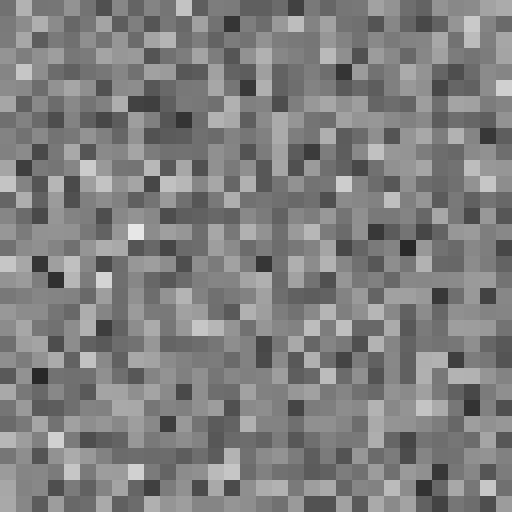
#> input picture datasets/experiment_2013_02_27/generate_frames/spatial_white/frame1.png, 512 x 512 px, found by its file name
$ jupyter execute --allow-errors classify.ipynb   (shell and % lines are left out)   (Python 2 division)   (older library calls are emulated)
#> lines starting #> are read from the running program, lines starting #| are printed output that depends on the picture
# Classify stimulus movie clips using python convnets

[cell 1]
# A bit of setup

import numpy as np
import matplotlib.pyplot as plt
from time import time
import re
from os import listdir
from os.path import isfile, join
from scipy import misc
from scipy.stats import pearsonr
import scipy.io
from lnl_model_functions import *

from matplotlib.pyplot import *
import mpld3

plt.rcParams['figure.figsize'] = (10.0, 8.0) # set default size of plots
plt.rcParams['image.interpolation'] = 'nearest'
plt.rcParams['image.cmap'] = 'gray'

# for auto-reloading extenrnal modules
# see http://stackoverflow.com/questions/1907993/autoreload-of-modules-in-ipython

# Load labels

[cell 2]
labels_dir = '/Users/lmcintosh/Git/deepRGC/datasets/experiment_2013_02_27/labels'
filename   = 'all.txt'

#> (the rest of this cell did not finish here and is left out)

[cell 3]
# labels are numCell tuples
s_prev = 0.0
eachCell = []
cells = []
#> (the rest of this cell did not finish here and is left out)

#> (a cell that did not finish here is left out)

#> (a cell that did not finish here is left out)

[cell 6]
precision = 0.02 #0.010 # 10 ms
#> (the rest of this cell did not finish here and is left out)

#> (a cell that did not finish here is left out)

# Load stimulus

[cell 8]
stimulus_dir = '/Users/lmcintosh/Git/deepRGC/datasets/experiment_2013_02_27/generate_frames/spatial_white'
filename_prefix = 'frame'
filename_suffix = '.png'

[cell 9]
allfiles = [f for f in listdir(stimulus_dir) if isfile(join(stimulus_dir,f)) and '.png' in f]
print 'There are %d files.' %(len(allfiles))

[cell 10]
test = misc.imread(stimulus_dir + '/' + filename_prefix + str(1) + filename_suffix, flatten=True)
#> test: shape (512, 512) float32; min 40, max 231, mean 127.6

[cell 11]
imshow(test)

[cell 12]
imshow(test[::8,::8])
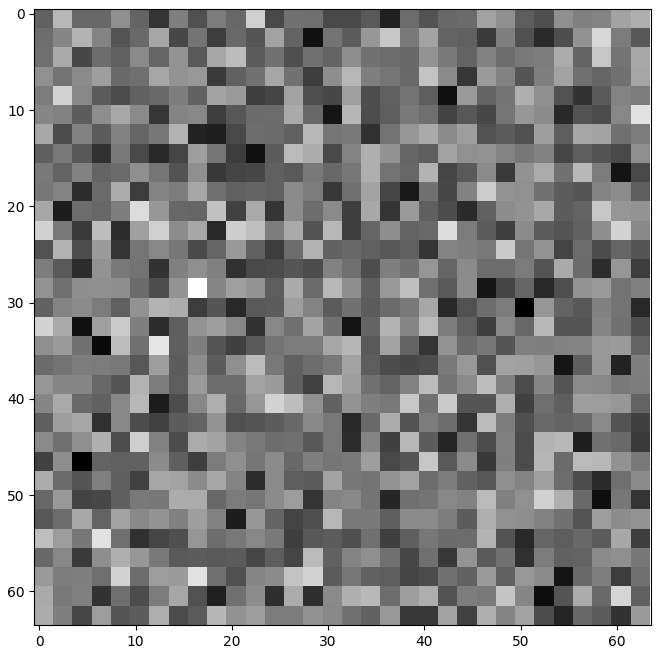
#> figure drawn by matplotlib, 1 panel

[cell 13]
test[::8,::8].shape
#> Out = (64, 64)

[cell 14]
maxNumExamples = 4500
subsampleFactor = 8

framesPerExample = 20
numExamples = min(len(allfiles) - framesPerExample + 3, maxNumExamples)
test = misc.imread(stimulus_dir + '/' + filename_prefix + str(1) + filename_suffix, flatten=True)
test = test[::subsampleFactor,::subsampleFactor]
#> test: shape (64, 64) float32
#> (the rest of this cell did not finish here and is left out)

#> (a cell that did not finish here is left out)

# Get timing information

[cell 16]
timing_dir = '/Users/lmcintosh/Git/deepRGC/datasets/experiment_2013_02_27/labels'
#> (the rest of this cell did not finish here and is left out)

#> (a cell that did not finish here is left out)

#> (a cell that did not finish here is left out)

[cell 19]
def raster(event_times_list, color='k'):
    """
    Creates a raster plot

    Parameters
    ----------
    event_times_list : iterable
                       a list of event time iterables
    color : string
            color of vlines

    Returns
    -------
    ax : an axis containing the raster plot
    """
#> called with color = 'k'
    ax = gca()
    for ith, trial in enumerate(event_times_list):
        vlines(trial, ith + .5, ith + 1.5, color=color,linewidth=1.3)
    ylim(.5, len(event_times_list) + .5)

    return ax


$ run again, with datasets/experiment_2013_02_27/generate_frames/spatial_white/frame10.png copied over datasets/experiment_2013_02_27/generate_frames/spatial_white/frame1.png
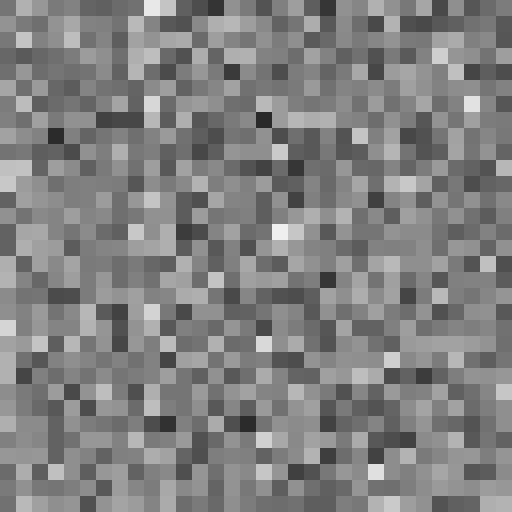
#> input picture datasets/experiment_2013_02_27/generate_frames/spatial_white/frame10.png, 512 x 512 px, found by its file name
#> `[cell 12] imshow(test[::8,::8])`:
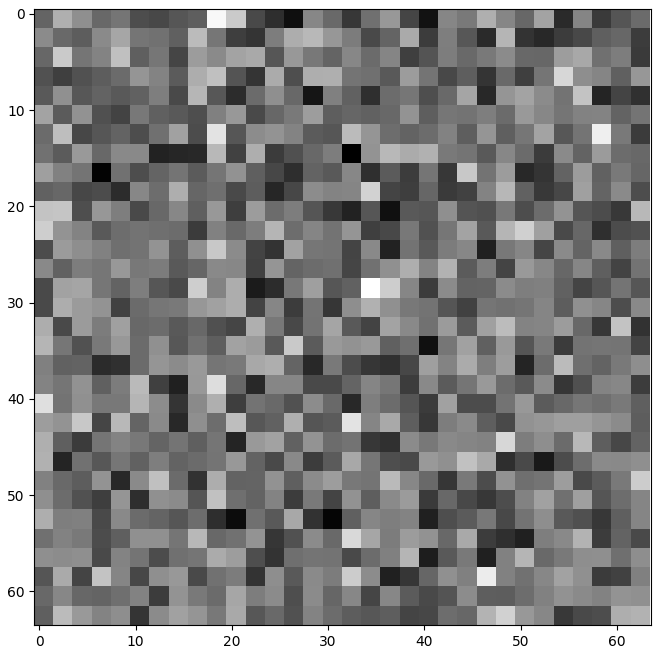
#> figure drawn by matplotlib, 1 panel

$ run again, with datasets/experiment_2013_02_27/generate_frames/spatial_white/frame12.png copied over datasets/experiment_2013_02_27/generate_frames/spatial_white/frame1.png
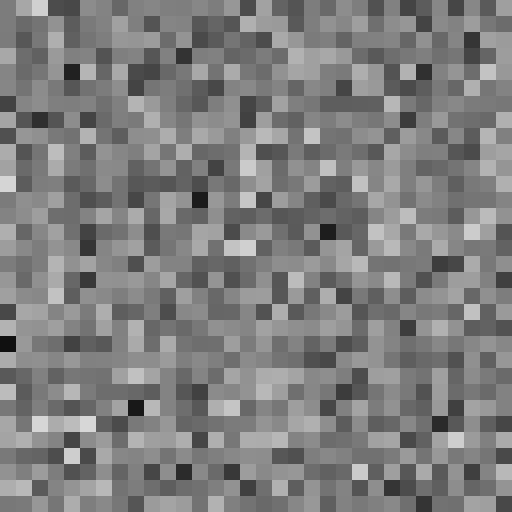
#> input picture datasets/experiment_2013_02_27/generate_frames/spatial_white/frame12.png, 512 x 512 px, found by its file name
#> `[cell 12] imshow(test[::8,::8])`:
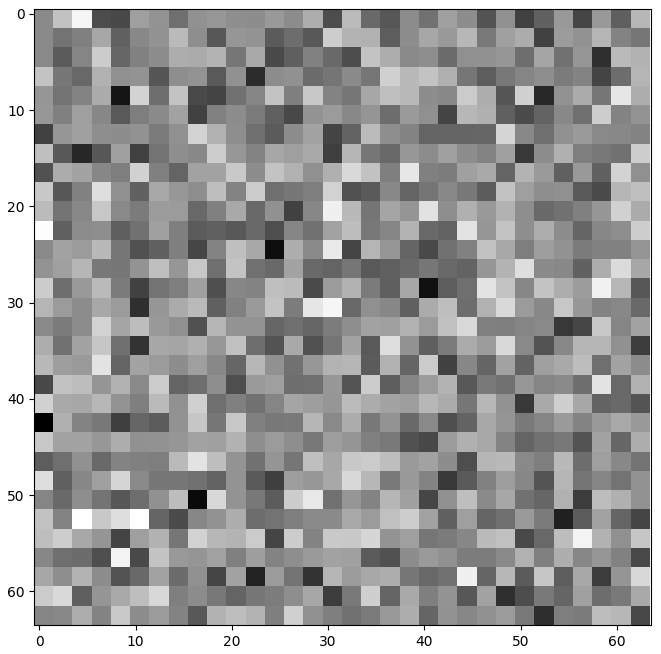
#> figure drawn by matplotlib, 1 panel

$ run again, with datasets/experiment_2013_02_27/generate_frames/spatial_white/frame13.png copied over datasets/experiment_2013_02_27/generate_frames/spatial_white/frame1.png
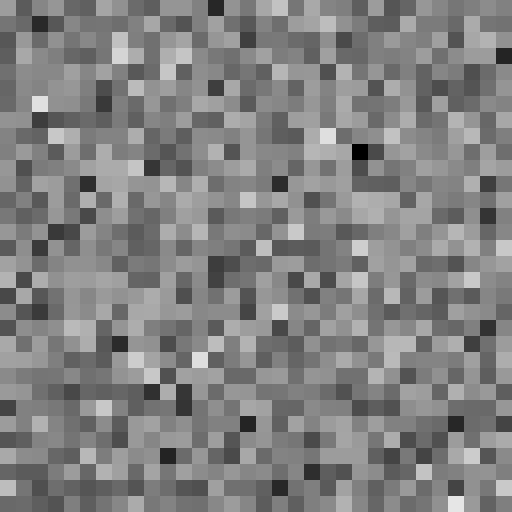
#> input picture datasets/experiment_2013_02_27/generate_frames/spatial_white/frame13.png, 512 x 512 px, found by its file name
#> `[cell 12] imshow(test[::8,::8])`:
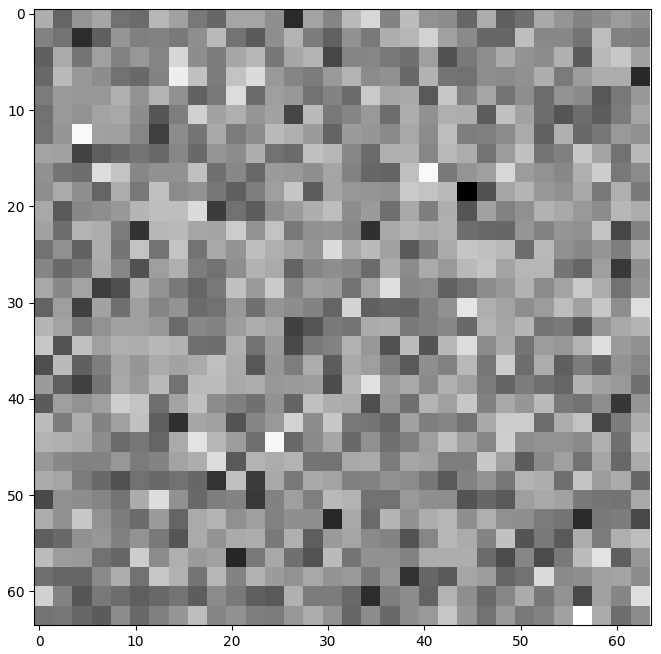
#> figure drawn by matplotlib, 1 panel
